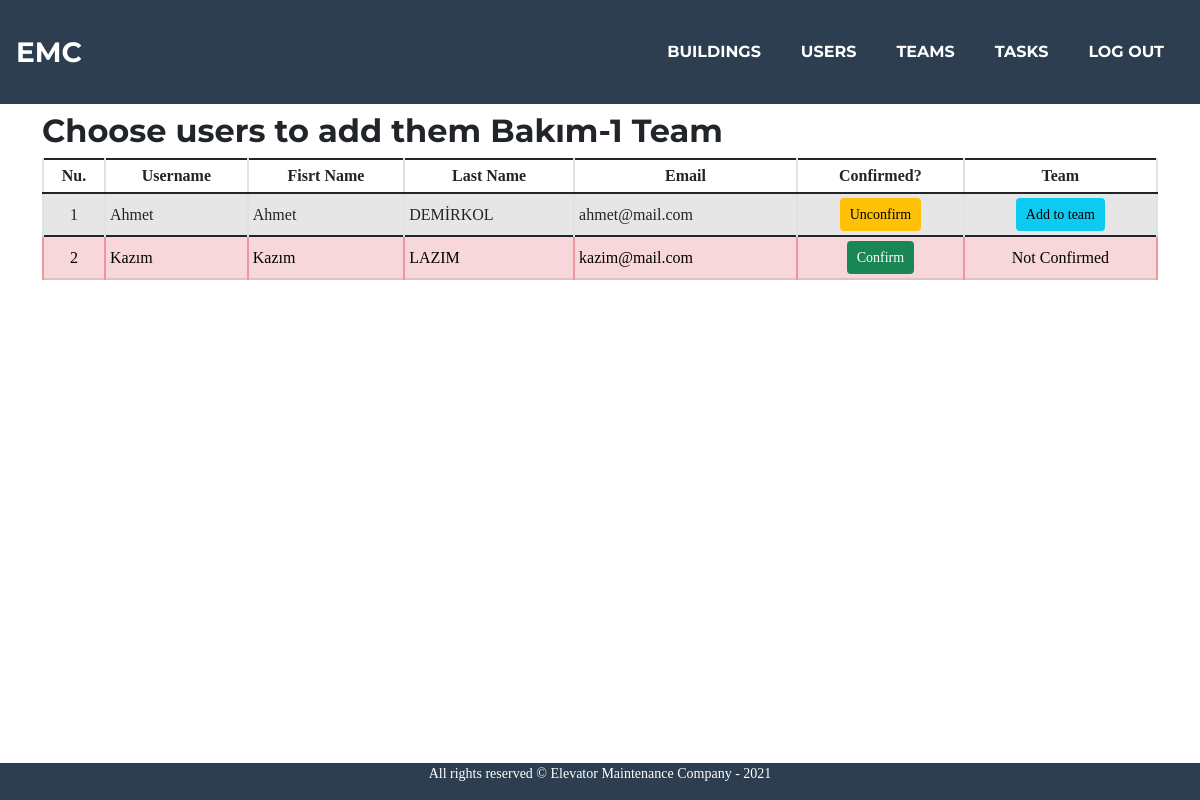
/populateTeam/3 (signed in), run on an earlier commit of the app's database.
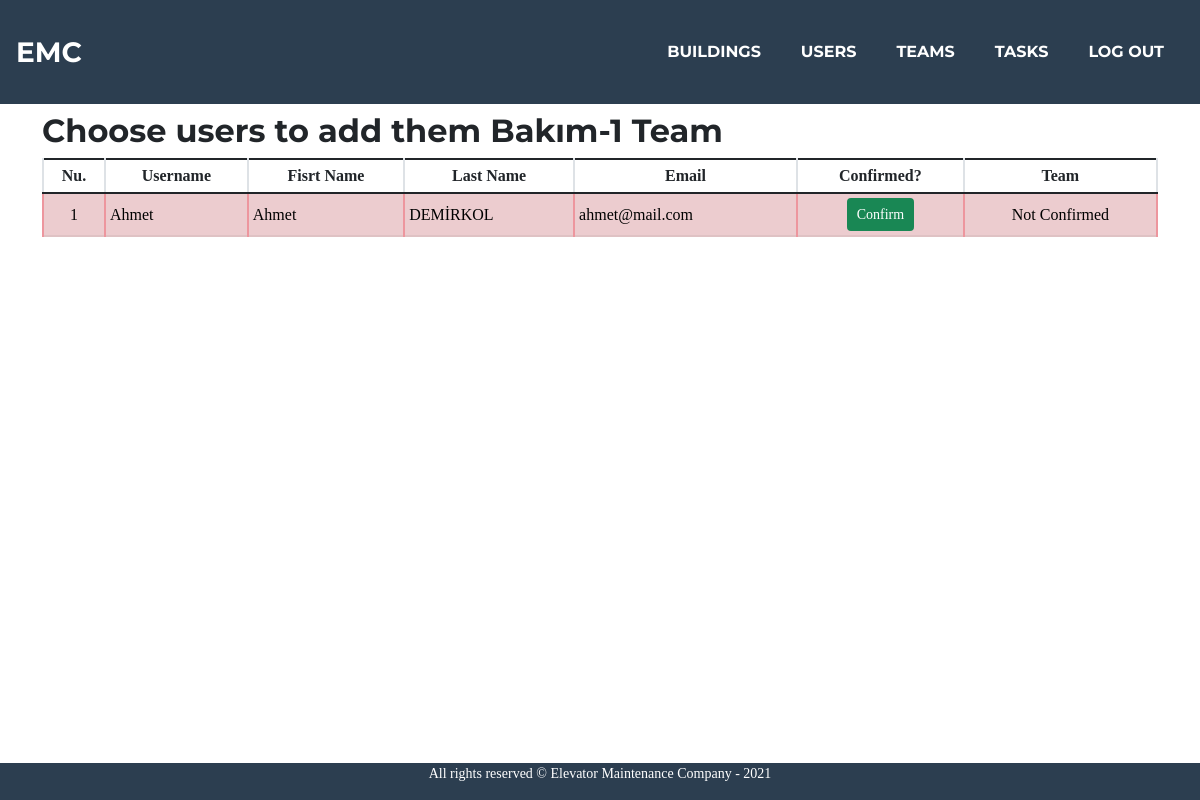
And on a later commit of the database.
### maintenance/models.py (models this page shows, shortened)
class User(AbstractUser):
    confirmed = models.BooleanField(default=False)

### maintenance/views.py (the view)
# urls.py: path('populateTeam/<int:team_id>', views.populateTeam, name="populateTeam"),
@login_required
def populateTeam(request, team_id):
    try:
        team = Team.objects.get(id=team_id)
    except:
        return HttpResponse("No such e-a team exist")
    alreadyAdded = UserTeam.objects.all().values_list('user_id', flat=True)
    users = User.objects.filter(is_active = True, is_staff=False)
    suitableUsers = User.objects.none()
    for u in users:
        if not u.id in alreadyAdded:
            suitableUsers |= User.objects.filter(pk=u.id)
    return render(request, "maintenance/populateTeam.html", {
        "suitableUsers":suitableUsers,
        "team": team
    })

### maintenance/templates/maintenance/populateTeam.html (shortened to what this page needs)
{% extends "maintenance/layout.html" %}
{% load tz %}
{% load static %}
{% block main %}
    <h2>Choose users to add them {{ team.name }} Team</h2>
    {% if suitableUsers %}
        <section id="populateTeamTableSection">
        <div class="table-responsive">
            <table class="table table-sm table-striped table-hover table-bordered">
                <thead style="text-align: center;">
                    <th>Nu.</th>
                    <th>Username</th>
                    <th>Fisrt Name</th>
                    <th>Last Name</th>
                    <th>Email</th>
                    <th>Confirmed?</th>
                    <th>Team</th>
                </thead>
                <tbody>
                    {% for user in suitableUsers %}
                        <tr {% if not user.confirmed %} class="table-danger" {% endif %} style="vertical-align: middle;">
                            <td style="text-align: center; vertical-align: middle;">{{ forloop.counter }}</td>
                            <td style="vertical-align: middle;">{{ user.username }}</td>
                            <td style="vertical-align: middle;">{{ user.first_name }}</td>
                            <td style="vertical-align: middle;">{{ user.last_name }}</td>
                            <td style="vertical-align: middle;">{{ user.email }}</td>
                            {% if user.confirmed %}
                                <td style="text-align: center; vertical-align: middle;"><a href="javascript:void(0)" class="btn btn-sm btn-warning conf" data-confirm="{{ user.id }}">Unconfirm</a></td>
                                <td style="text-align: center; vertical-align: middle;"><a href="javascript:void(0)" class="btn btn-sm btn-info addTeam" data-addteam="{{ user.id }}">Add to team</a></td>
                            {% else %}
                                <td style="text-align: center; vertical-align: middle;"><a href="javascript:void(0)" class="btn btn-sm btn-success conf" data-confirm="{{ user.id }}">Confirm</a></td>
                                <td style="text-align: center; vertical-align: middle;">Not Confirmed</td>
                            {% endif %}
                        </tr>
                    {% endfor %}
                </tbody>
            </table>
        </div>
        </section>
    {% else %}
        <div>
            <p>No <strong>users</strong> suitable to add.</p>
        </div>
    {% endif %}
{% endblock %}

What changed in the data, as far as the page shows it:
no longer on this page (row edited): User: username "Kazım", first_name "Kazım", last_name "LAZIM", email "kazim@mail.com"
changed User "Ahmet": confirmed "Unconfirm Add to team" → "Confirm Not Confirmed"
